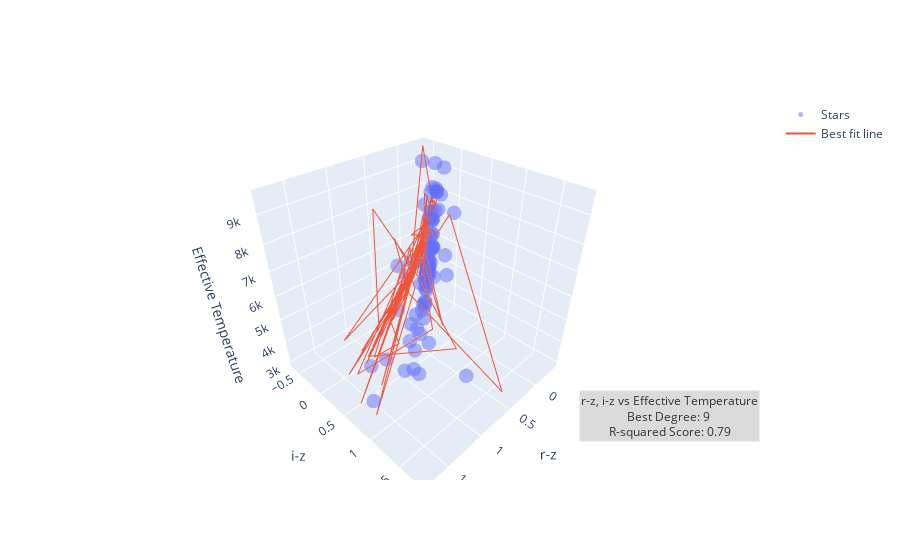

Notebook code for this chart:
### Code cell
ri_iz = pd.DataFrame()
ri_iz = color_filters_df["r_i"] + color_filters_df["i_z"]

x_train, x_test, y_train, y_test = train_test_split(ri_iz, color_filters_df["temperature"], test_size=0.2, random_state=42) 
x_train_reshape = x_train.values.reshape(-1, 1) 
x_test_reshape = x_test.values.reshape(-1, 1)

r_i_x_train, r_i_x_test, r_i_y_train, r_i_y_test = train_test_split(color_filters_df["r_i"], color_filters_df["temperature"], test_size=0.2, random_state=42) 
r_i_x_train_reshape = r_i_x_train.values.reshape(-1, 1) 
r_i_x_test_reshape = r_i_x_test.values.reshape(-1, 1)

i_z_x_train, i_z_x_test, i_z_y_train, i_z_y_test = train_test_split(color_filters_df["i_z"], color_filters_df["temperature"], test_size=0.2, random_state=42) 
i_z_x_train_reshape = i_z_x_train.values.reshape(-1, 1) 
i_z_x_test_reshape = i_z_x_test.values.reshape(-1, 1)

best_score = 0
best_prediction = None
best_degree = 0

for i in range(1, 11):
    poly = PolynomialFeatures(degree=i)

    x_train_tf = poly.fit_transform(x_train_reshape)
    x_test_tf = poly.fit_transform(x_test_reshape)

    model = LinearRegression()
    model.fit(x_train_tf, y_train)

    predictions = model.predict(x_test_tf)

    r2 = r2_score(y_test, predictions)
    
    if r2 > best_score:
        best_score = r2
        best_prediction = predictions
        best_degree = i

import plotly.graph_objects as go
# Create a 3D scatter plot
fig = go.Figure(data=[go.Scatter3d(x=r_i_x_test, y=i_z_x_test, z=g_r_y_test, mode='markers', name='Stars')])

fig.add_trace(go.Scatter3d(
    x=g_r_x_test, 
    y=i_z_x_test, 
    z=best_prediction,
    mode='lines',
    name='Best fit line'
))

# Annotation
description = 'r-z, i-z vs Effective Temperature<br>'
description += f'Best Degree: {best_degree}\n<br>'
description += f'R-squared Score: {best_score:.2f}<br>'

# Add a text annotation
fig.add_annotation(
    text=description,
    xref="paper", yref="paper",
    x=0.99, y=0.1,
    showarrow=False,
    font=dict(size=12, color="black"),
    bgcolor="lightgrey",
    opacity=0.8
)

# Customize the appearance if needed
fig.update_traces(marker=dict(size=5, opacity=0.5))

# Add labels
fig.update_layout(scene=dict(xaxis_title='r-z', yaxis_title='i-z', zaxis_title='Effective Temperature'))

# Show the interactive plot
fig.show()
